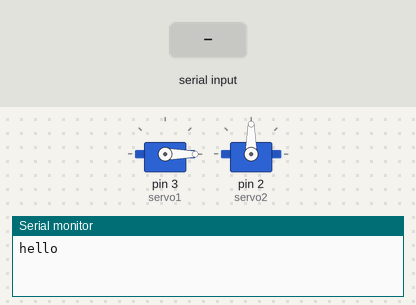
The sketch below on a simulated Arduino Uno, built with avr-gcc and run on an emulated ATmega328P. Shown: 2 × servo, the last lines printed to the serial monitor. Inputs (shaded band) come from the test bench.

Above: at 1.7 s.
1.8 s: "W" received over Serial
At 2.1 s:
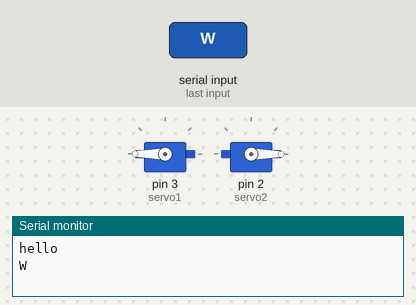
4.0 s: "S" received over Serial
At 4.5 s:
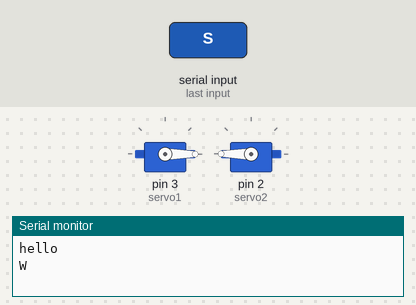
6.2 s: "A" received over Serial
At 6.6 s:
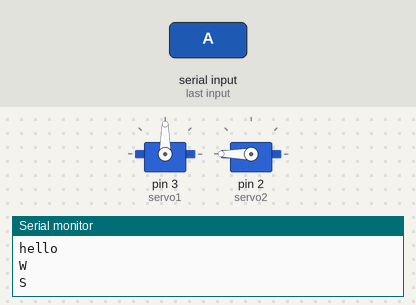
8.4 s: "D" received over Serial
At 8.9 s:
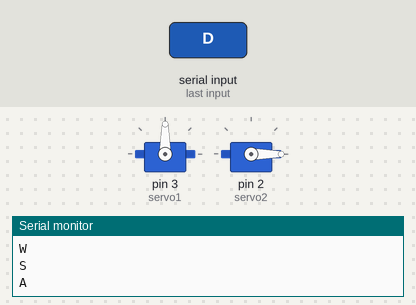
Timing chart, 0 to 11.4 s (numbered marks = the images above; inputs shaded):
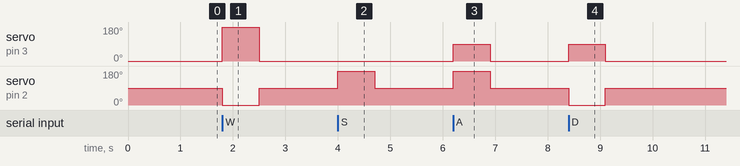

Measured:
- after the input at 1.8 s, servo on pin 3 (servo1): 0° → 180° at once, → 0° 0.70 s later; servo on pin 2 (servo2): 90° → 0° at once, → 90° 0.70 s later
- after the input at 4.0 s, servo on pin 2 (servo2): 90° → 180° at once, → 90° 0.70 s later
- after the input at 6.2 s, servo on pin 3 (servo1): 0° → 90° at once, → 0° 0.70 s later; servo on pin 2 (servo2): 90° → 180° at once, → 90° 0.70 s later
- after the input at 8.4 s, servo on pin 3 (servo1): 0° → 90° at once, → 0° 0.70 s later; servo on pin 2 (servo2): 90° → 0° at once, → 90° 0.70 s later

The sketch:

qbot-servocar_test.ino
```cpp
#include <Servo.h>
Servo servo1;
Servo servo2;
int l = 0;
int r = 0;
int time =700;
void setup() {
  servo1.attach(3);
  servo2.attach(2);
  Serial.begin(9600);

  stop();
  delay(500);

  Serial.println("hello");


}

void loop() {


  char val = Serial.read();


  if (val=='W'){
    go();

     Serial.println("W");
    delay(time);
    stop();
  }
  if (val=='S'){
    back();
    delay(time);
    stop();
    Serial.println("S");
  }
  if (val=='A'){
    left();
    delay(time);
    stop();
    Serial.println("A");
  }
  if (val=='D'){
    right();
    delay(time);
    stop();
    Serial.println("D");
  }


}
void go(){
  servo1.write(180);
  servo2.write(0);
}
void back(){
  servo1.write(0);
  servo2.write(180);
}
void right(){
  servo1.write(90);
  servo2.write(0);
}
void left(){
  servo1.write(90);
  servo2.write(180);
}
void stop(){
   servo1.write(0);
  servo2.write(90);
}
```
